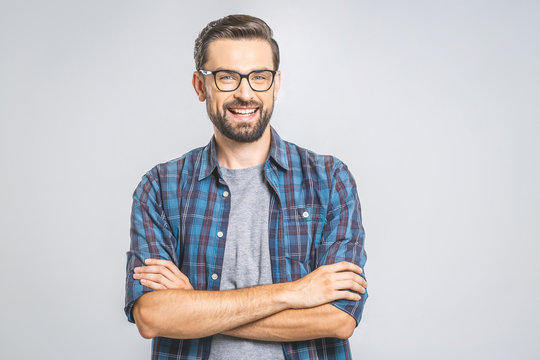
#> input picture 1.jpeg, 540 x 360 px
$ jupyter execute 'VRSU_Feature_Detection_&_Feature_Extraction_Program_4.ipynb'
#> lines starting #> are read from the running program, lines starting #| are printed output that depends on the picture
<a href="https://colab.research.google.com/github/2320030294/VRSU_Lab_Programs/blob/main/VRSU_Feature_Detection_%26_Feature_Extraction_Program_4.ipynb" target="_parent"></a>

[cell 1]
# Feature Extraction and Feature Detection
# SIFT = Scale-Invariant Feature Transform
# ORB = Oriented FAST and Rotated BRIEF
# SURF = Speeded-Up Robust Features
import cv2
import matplotlib.pyplot as plt
from google.colab import files

# Upload image
uploaded = files.upload()
#> the answer given: 1.jpeg
image_path = list(uploaded.keys())[0]
print("Image loaded:", image_path)

# Read image
img = cv2.imread(image_path)
#> img is the input picture: shape (360, 540, 3); mean B, G, R 199.4, 195.8, 197.3

# Fixed the missing '(' and the comma placement
gray = cv2.cvtColor(img, cv2.COLOR_BGR2GRAY)
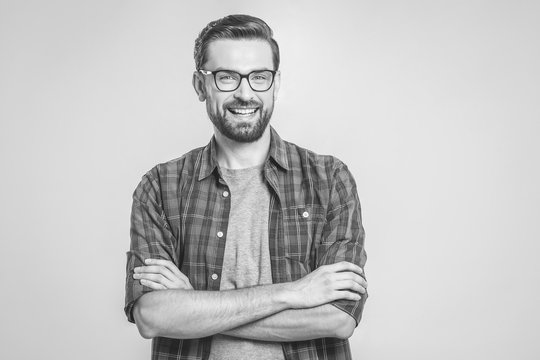
#> gray: shape (360, 540); min 16, max 254, mean 196.6

# Display image
plt.figure(figsize=(3,3))
plt.imshow(gray, cmap='gray')
plt.title("Input Image")
plt.axis("off")
plt.show()
# Create ORB detector
orb = cv2.ORB_create(nfeatures=500)
# Detect and compute
kp_orb, des_orb = orb.detectAndCompute(gray, None)
#> kp_orb = 500 keypoints; strongest (x, y, size): (244, 78, 31), (273, 73, 31), (249, 76, 31), (244, 79, 37.2)
# Draw keypoints
orb_img = cv2.drawKeypoints(gray, kp_orb, None)
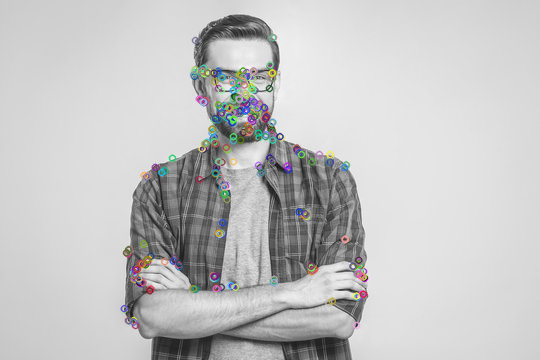
#> orb_img: shape (360, 540, 3); mean of channels 0, 1, 2 196.1, 196.1, 196; drawn as B, G, R


# Draw keypoints (finishing the previous call)
orb_img = cv2.drawKeypoints(gray, kp_orb, None, flags=cv2.DRAW_MATCHES_FLAGS_DEFAULT)
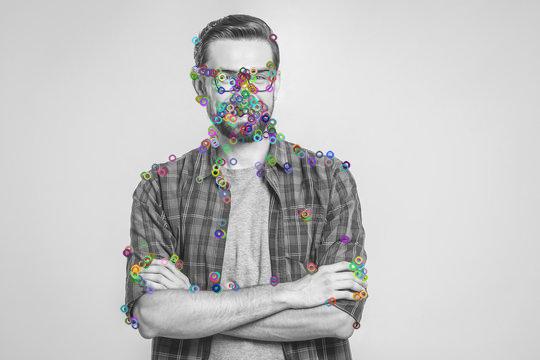
#> orb_img: shape (360, 540, 3); mean of channels 0, 1, 2 196, 196.1, 196.1; drawn as B, G, R

# Display
plt.figure(figsize=(3,3))
plt.imshow(orb_img, cmap='gray')
plt.title(f"ORB Features Detected: {len(kp_orb)}")
plt.axis("off")
# Fixed typo: changed pit to plt
plt.show()

print("ORB Descriptor Shape:", des_orb.shape)
#| ORB Descriptor Shape: (500, 32)

# Create SIFT detector
sift = cv2.SIFT_create()


# Detect and compute
kp_sift, des_sift = sift.detectAndCompute(gray, None)
#> kp_sift = 733 keypoints; strongest (x, y, size): (220, 234, 3.5), (225, 194, 3.2), (305, 214, 4), (209, 72, 2.3)

# Draw keypoints
# Fixed: Capitalized 'K' and closed the parenthesis
sift_img = cv2.drawKeypoints(
    gray, kp_sift,
    None,
    flags=cv2.DRAW_MATCHES_FLAGS_DRAW_RICH_KEYPOINTS
)
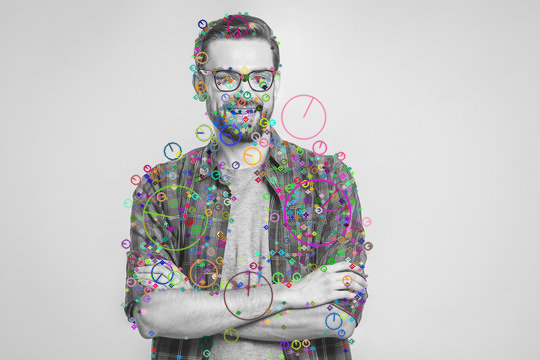
#> sift_img: shape (360, 540, 3); mean of channels 0, 1, 2 196.1, 196, 196.6; drawn as B, G, R

# Display
plt.figure(figsize=(3,3))
plt.imshow(sift_img, cmap='gray')
plt.title(f"SIFT Features Detected: {len(kp_sift)}")
plt.axis("off")
plt.show()

print("SIFT Descriptor Shape:", des_sift.shape)
#| SIFT Descriptor Shape: (733, 128)


print("SIFT Descriptor Shape:", des_sift.shape)
#| SIFT Descriptor Shape: (733, 128)
# SURF is patented and usually unavailable in Colab
try:
    surf = cv2.xfeatures2d.SURF_create(400)
    kp_surf, des_surf = surf.detectAndCompute(gray, None)

    # Corrected naming and closed parenthesis
    surf_img = cv2.drawKeypoints(
        gray, kp_surf, None,
        flags=cv2.DRAW_MATCHES_FLAGS_DRAW_RICH_KEYPOINTS
    )

    plt.figure(figsize=(3,3))
    # Removed space in 'gray'
    plt.imshow(surf_img, cmap='gray')
    plt.title(f"SURF Features Detected: {len(kp_surf)}")
    plt.axis("off")
    plt.show()
except Exception as e:
    print("SURF not available in this OpenCV version.")


plt.show()

try:
    print("SURF Descriptor Shape:", des_surf.shape)
except:
    print("X SURF not supported (Patent restriction in OpenCV)")

print("===== FEATURE EXTRACTION SUMMARY =====")
print("ORB Features:", len(kp_orb))
#| ORB Features: 500
print("SIFT Features:", len(kp_sift))
#| SIFT Features: 733
